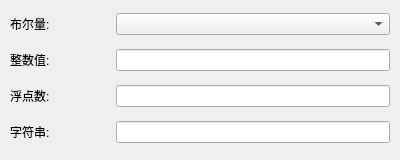
<?xml version="1.0" encoding="UTF-8"?>
<ui version="4.0">
 <class>BaseDataWriterWdg</class>
 <widget class="QWidget" name="BaseDataWriterWdg">
  <property name="geometry">
   <rect>
    <x>0</x>
    <y>0</y>
    <width>400</width>
    <height>160</height>
   </rect>
  </property>
  <property name="minimumSize">
   <size>
    <width>0</width>
    <height>0</height>
   </size>
  </property>
  <property name="maximumSize">
   <size>
    <width>16777215</width>
    <height>16777215</height>
   </size>
  </property>
  <property name="windowTitle">
   <string>参数设置</string>
  </property>
  <layout class="QVBoxLayout" name="verticalLayout">
   <property name="leftMargin">
    <number>10</number>
   </property>
   <property name="topMargin">
    <number>5</number>
   </property>
   <property name="rightMargin">
    <number>10</number>
   </property>
   <property name="bottomMargin">
    <number>5</number>
   </property>
   <item>
    <layout class="QHBoxLayout" name="horizontalLayoutBool">
     <item>
      <widget class="XMatLabel" name="lbBool">
       <property name="minimumSize">
        <size>
         <width>100</width>
         <height>16</height>
        </size>
       </property>
       <property name="maximumSize">
        <size>
         <width>100</width>
         <height>16777215</height>
        </size>
       </property>
       <property name="text">
        <string>布尔量:</string>
       </property>
      </widget>
     </item>
     <item>
      <widget class="XMatComboBox" name="cmbBool"/>
     </item>
    </layout>
   </item>
   <item>
    <layout class="QHBoxLayout" name="horizontalLayoutInt">
     <item>
      <widget class="XMatLabel" name="lbInt">
       <property name="minimumSize">
        <size>
         <width>100</width>
         <height>16</height>
        </size>
       </property>
       <property name="maximumSize">
        <size>
         <width>100</width>
         <height>16777215</height>
        </size>
       </property>
       <property name="text">
        <string>整数值:</string>
       </property>
      </widget>
     </item>
     <item>
      <widget class="XMatLineEdit" name="letInt"/>
     </item>
    </layout>
   </item>
   <item>
    <layout class="QHBoxLayout" name="horizontalLayoutReal">
     <item>
      <widget class="XMatLabel" name="lbReal">
       <property name="minimumSize">
        <size>
         <width>100</width>
         <height>16</height>
        </size>
       </property>
       <property name="maximumSize">
        <size>
         <width>100</width>
         <height>16777215</height>
        </size>
       </property>
       <property name="text">
        <string>浮点数:</string>
       </property>
      </widget>
     </item>
     <item>
      <widget class="XMatLineEdit" name="letReal"/>
     </item>
    </layout>
   </item>
   <item>
    <layout class="QHBoxLayout" name="horizontalLayoutString">
     <item>
      <widget class="XMatLabel" name="lbString">
       <property name="minimumSize">
        <size>
         <width>100</width>
         <height>16</height>
        </size>
       </property>
       <property name="maximumSize">
        <size>
         <width>100</width>
         <height>16777215</height>
        </size>
       </property>
       <property name="text">
        <string>字符串:</string>
       </property>
      </widget>
     </item>
     <item>
      <widget class="XMatLineEdit" name="letString"/>
     </item>
    </layout>
   </item>
  </layout>
 </widget>
 <customwidgets>
  <customwidget>
   <class>XMatLineEdit</class>
   <extends>QLineEdit</extends>
   <header>XMatLineEdit.h</header>
  </customwidget>
  <customwidget>
   <class>XMatComboBox</class>
   <extends>QComboBox</extends>
   <header>XMatComboBox.h</header>
  </customwidget>
  <customwidget>
   <class>XMatLabel</class>
   <extends>QLabel</extends>
   <header>XMatLabel.h</header>
  </customwidget>
 </customwidgets>
 <resources/>
 <connections/>
</ui>
